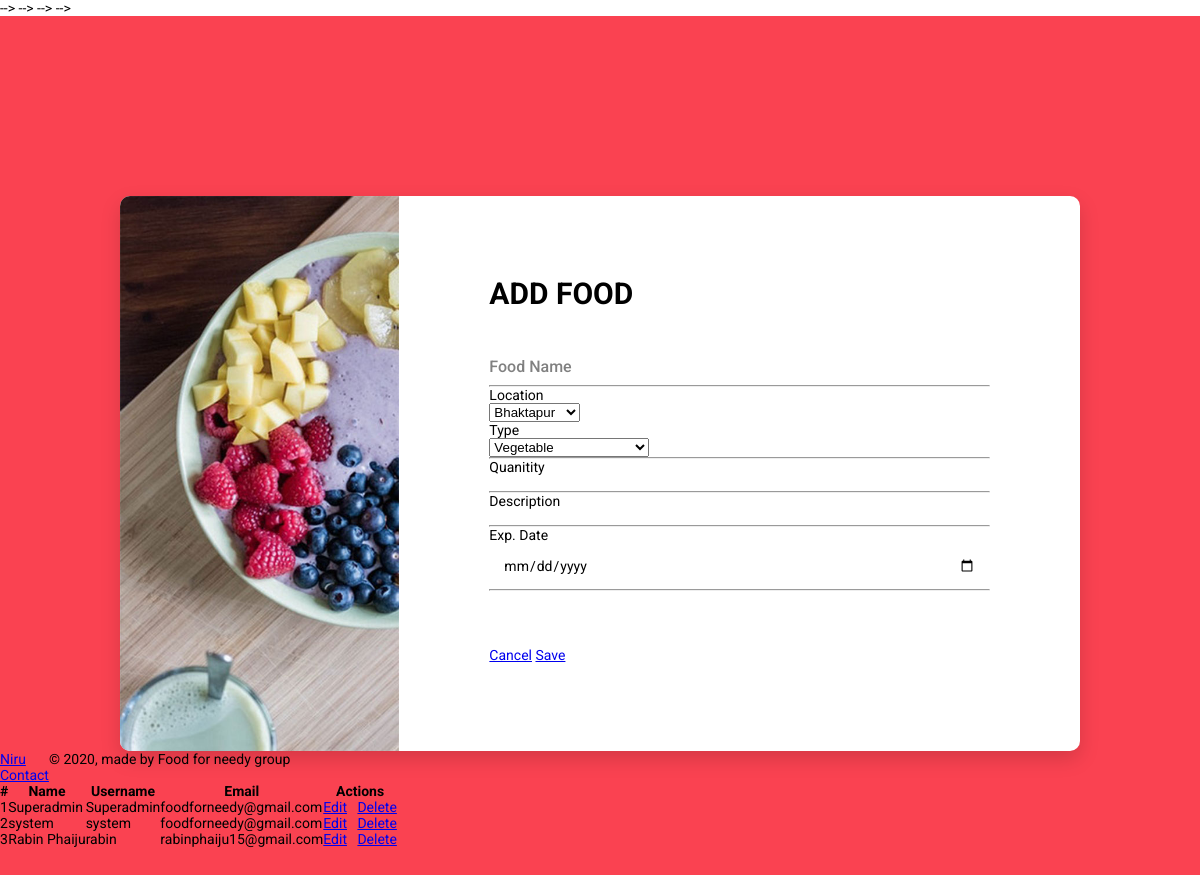
The app's page /admin/addfood.php, older data.
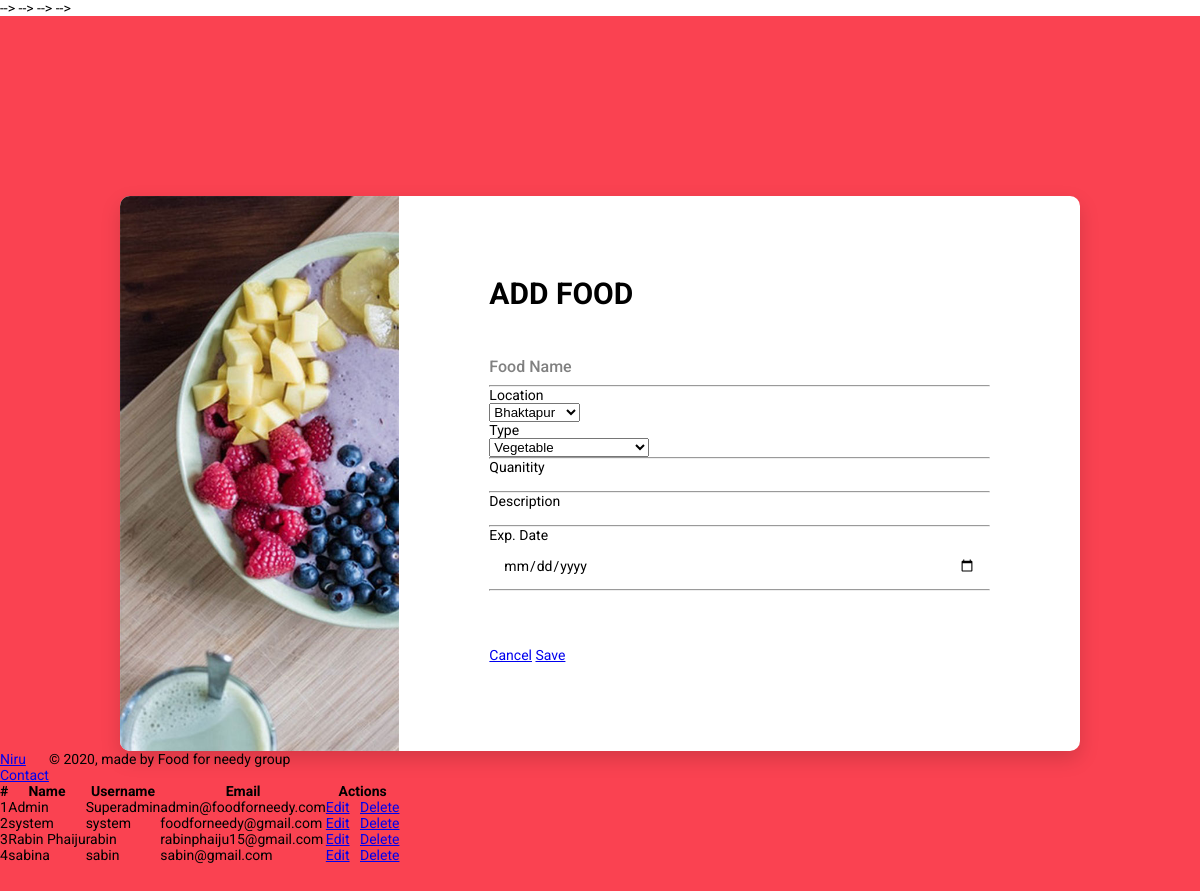
The same page, newer data.
### tables this page shows
CREATE TABLE `user` (
  `id` int(6) NOT NULL,
  `name` varchar(20) NOT NULL,
  `username` varchar(20) NOT NULL,
  `pic` varchar(30) DEFAULT NULL,
  `usertype` varchar(10) NOT NULL DEFAULT 'staff',
  `email` varchar(40) NOT NULL,
  `phone` bigint(20) NOT NULL,
  `address` varchar(50) NOT NULL,
  `password` varchar(40) NOT NULL,
  `secret_key` varchar(20) DEFAULT NULL,
  `remarks` varchar(50) DEFAULT NULL,
  `dob` date NOT NULL,
  `gender` int(1) NOT NULL,
  `created_at` datetime NOT NULL DEFAULT current_timestamp(),
  `postby_id` int(11) DEFAULT NULL,
  `is_verified` int(11) DEFAULT 1,
  `verifiedby_id` int(6) DEFAULT NULL,
  `updated_at` datetime NOT NULL DEFAULT current_timestamp(),
  `status` int(11) DEFAULT 1
);

### admin/addfood.php (the view, shortened to what this page needs)
<!DOCTYPE html>
<html lang="en">
<head>
    <meta name="description" content="Colorlib Templates"> -->
    <meta name="author" content="Colorlib"> -->
    <meta name="keywords" content="Colorlib Templates"> -->
    <link href="vendor/mdi-font/css/material-design-iconic-font.min.css" rel="stylesheet" media="all">
    <link href="vendor/font-awesome-4.7/css/font-awesome.min.css" rel="stylesheet" media="all">
    <link href="vendor/select2/select2.min.css" rel="stylesheet" media="all">
    <link href="vendor/datepicker/daterangepicker.css" rel="stylesheet" media="all">
    <link href="css/main.css" rel="stylesheet" media="all">
</head>
<body>
    <div class="page-wrapper bg-red p-t-180 p-b-100 font-robo">
        <div class="wrapper wrapper--w960">
            <div class="card card-2">
                <div class="card-heading"></div>
                <div class="card-body">
                    <h2 class="title">ADD FOOD</h2>
                    <form method="POST">
                        <input class="input--style-2" type="text" placeholder="Food Name" name="name">
                        <div class="fg-line">
                <hr class="blackLines">
                <dl class="dl-horizontal">
                    <dt class="p-10">Location</dt>
                    <dd>
                        <div class="fg-line">
                            <select class="form-control" name="location">
                              <option value="Bhaktapur">Bhaktapur</option>
                          </select>
                      </div>
                  </dd>
              </dl>
                <dt class="p-10">Type</dt>
                <dd>
                    <div class="fg-line">
                        <select class="form-control" name="type">
                          <option value="Vegetable">Vegetable</option>
                      </select>
                  </div>
              </dd>
          <hr class="blackLines">
          <dl class="dl-horizontal">
            <dt class="p-10">Quanitity</dt>
            <dd>
                <div class="fg-line">
                    <input type="text" class="form-control" name="quantity">
                </div>
            </dd>
        </dl>
        <hr class="blackLines">
        <dl class="dl-horizontal">
            <dt class="p-10">Description</dt>
            <dd>
                <div class="fg-line">
                    <input type="text" class="form-control" required="required" name="Description">
                </div>
            </dd>
        </dl>
        <hr class="blackLines">
        <dl class="dl-horizontal">
            <dt class="p-10">Exp. Date</dt>
            <dd>
                <div class="fg-line">
                    <input type="date" class="form-control" required="required" name="ExpDate">
                </div>
            </dd>
        </dl>
        <hr class="blackLines">
        <div class="m-t-30">
            <button class="btn btn-primary btn-sm waves-effect btnss" name="add_food">Save</button>
        </div>
        <br>
        <a href="index.php">Cancel</a>
        <a href="index.php">Save</a>
    </div>
</div>
</div>
</div>
          <?php
require_once("DBConnect.php");
$sql = "SELECT * FROM `user` WHERE 1 Limit 0, 10";
$result = mysqli_query($conn, $sql);
?>
                <table class="table table-striped">
  <thead>
    <tr>
      <th scope="col">#</th>
      <th scope="col">Name</th>
      <th scope="col">Username</th>
      <th scope="col">Email</th>
      <th scope="col">Actions</th>
      </tr>
  </thead>
  <?php
if (mysqli_num_rows($result) > 0) {
    $i=0;
    while($row = mysqli_fetch_assoc($result)) {
?>
  <tbody>
   <tr>
        <td><?= ++$i;?></td>
        <td><?= $row["name"];?></td>
        <td><?= $row["username"];?></td>
        <td><?= $row["email"];?></td>
        <td><a href="edit_user.php?id=<?= $row['id'];?>">Edit</a> &nbsp;&nbsp;<a onclick="return confirm('Are you sure you want to delete this entry?')" href="delete_user.php?id=<?= $row['id'];?>">Delete</a></td>
    </tr>
  </tbody>
  <?php
    }
} else {
    ?>
    <tr>
        <td colspan="3">No Record(s) found.</td>
    </tr>
    <?php
}
?>
</div>
</body>
</html>
<?php include_once('includes/footer.php');?>

Row changes from the older to the newer data that the page shows:
changed user "Superadmin": name "Superadmin" → "Admin"; email "foodforneedy@gmail.com" → "admin@foodforneedy.com"
added user: name "sabina", username "sabin", email "sabin@gmail.com"
